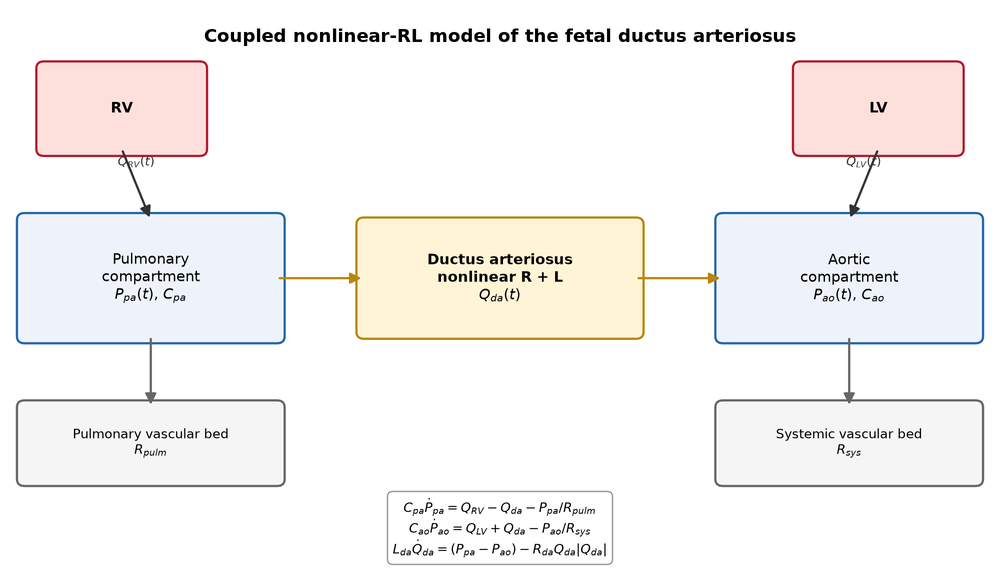
#> input picture figures/Figure_model_schematic.png, 1000 x 580 px, shrunk from 2000 x 1160 before the run, found by its file name
$ python make_graphical_abstract_da.py
#> lines starting #> are read from the running program, lines starting #| are printed output that depends on the picture
# =============================================================================
# Citation notice
#
# This code accompanies the manuscript:
#   J. Tang, S. Zhang, S. Ran, H. Ho. "A Coupled Reduced-Order Model of
#   First-Trimester Fetal Ductus Arteriosus Flow." Manuscript in preparation
#   / under review as of the time this repository was published -- please
#   check for the final published citation (journal, year, volume, DOI) and
#   cite that version if available; otherwise cite this repository directly.
#
# If you use, adapt, or build on this code, please cite the paper above.
# =============================================================================

"""3-panel graphical abstract: model schematic -> simulated waveform ->
the independent diameter-convergence result (the paper's strongest single
finding), connected by arrows, mirroring the sibling CoA project's
graphical-abstract composition style."""
import matplotlib
matplotlib.use("Agg")
import matplotlib.pyplot as plt
import matplotlib.image as mpimg

fig = plt.figure(figsize=(15, 5.4))
gs = fig.add_gridspec(1, 3, width_ratios=[1.15, 1, 1], wspace=0.12, top=0.78, bottom=0.06, left=0.03, right=0.98)

# --- Panel 1: model schematic (cropped/scaled) ---
ax1 = fig.add_subplot(gs[0])
img1 = mpimg.imread("paper_figures/Figure_model_schematic.png")
#> img1 is the input picture: shape (580, 1000, 4) float32; mean R, G, B, A 0.963, 0.954, 0.95, 1
ax1.imshow(img1)
ax1.axis("off")
ax1.set_title("1. Coupled nonlinear-RL model\n(independently sourced parameters)", fontsize=11, weight="bold")

# --- Panel 2: simulated waveform ---
ax2 = fig.add_subplot(gs[1])
img2 = mpimg.imread("paper_figures/Figure_simulated_waveform.png")
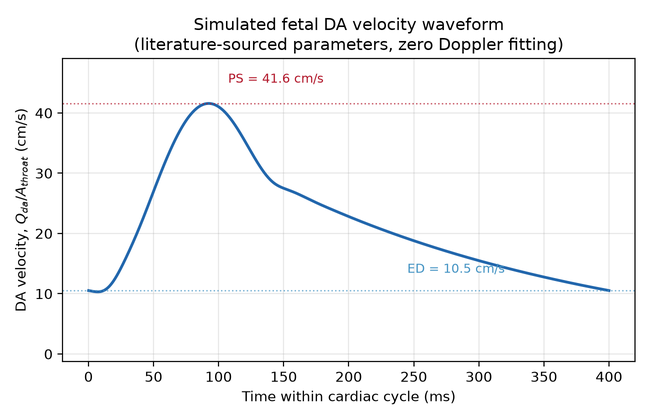
#> input picture figures/Figure_simulated_waveform.png, 650 x 420 px, shrunk from 1300 x 840 before the run, found by its file name
#> img2 is the input picture: shape (420, 650, 4) float32; mean R, G, B, A 0.965, 0.966, 0.968, 1
ax2.imshow(img2)
ax2.axis("off")
ax2.set_title("2. Zero-fitting simulation\nPS within 0.6% of cohort", fontsize=11, weight="bold")

# --- Panel 3: diameter convergence bar chart ---
ax3 = fig.add_subplot(gs[2])
labels = ["Doppler-fit\n(velocity-derived)", "Leao et al. 2015\n(independent anatomy)"]
values = [0.68, 0.679]
colors = ["#2166ac", "#b8860b"]
bars = ax3.bar(labels, values, color=colors, width=0.55)
for b, v in zip(bars, values):
    ax3.text(b.get_x() + b.get_width() / 2, v + 0.02, f"{v:.3f}", ha="center", fontsize=12, weight="bold")
ax3.set_ylim(0, 0.85)
ax3.set_ylabel("Junctional-diameter ratio\n(vs. along-length-average external diameter)", fontsize=9.5)
ax3.set_title("3. Independent convergence\n(0.2 percentage points apart)", fontsize=11, weight="bold")
ax3.spines["top"].set_visible(False)
ax3.spines["right"].set_visible(False)
ax3.grid(axis="y", alpha=0.3)

# --- connecting arrows between panels ---
for x in (0.365, 0.665):
    fig.text(x, 0.42, "→", fontsize=28, ha="center", va="center", weight="bold", color="#444444")

fig.suptitle("A Coupled Reduced-Order Model of Fetal Ductus Arteriosus Flow", fontsize=15, weight="bold", y=0.96)
fig.savefig("paper_figures/Graphical_Abstract.png", dpi=200, bbox_inches="tight")
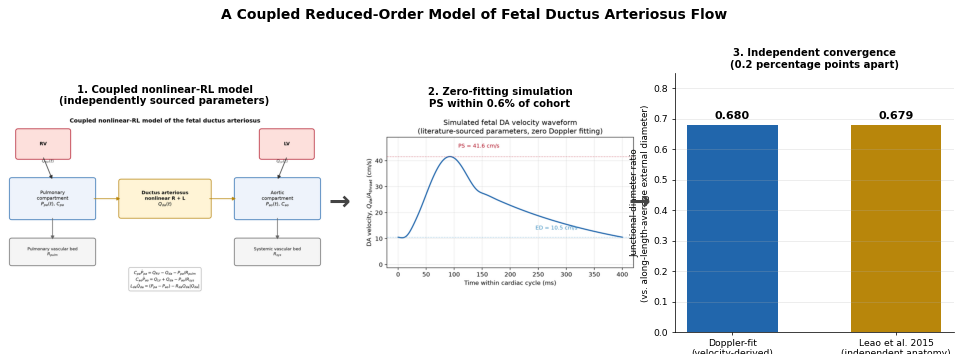
#> figure drawn by matplotlib, 3 panels
print("Saved paper_figures/Graphical_Abstract.png")
